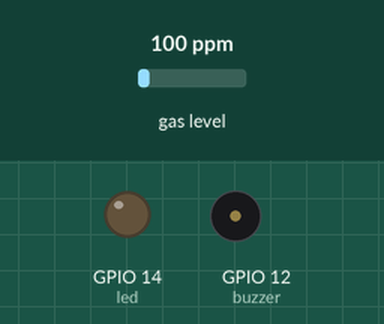
This sketch was run on a simulated ESP32. Shown: output pins drawn as LEDs (lit = HIGH), buzzer (waves = sounding, pin HIGH). The inputs (shaded band) are chosen by the test bench; at power-on: gas level 100 ppm. Nothing arrives over Bluetooth unless stated; pins used as bus, display or sensor lines are not drawn; what the sketch prints to the serial monitor is not drawn.

Above: at 1.7 s.
1.8 s: gas level set to 137 ppm
3.3 s: gas level set to 160 ppm
At 4.6 s:
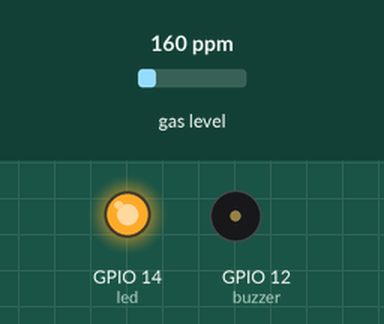
Timing chart, 0 to 6.3 s (numbered marks = the images above; inputs shaded):
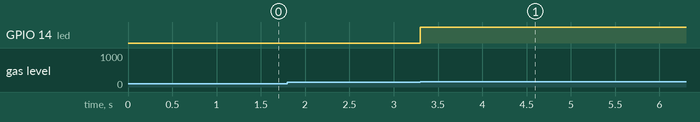

Measured:
- the behaviour switches between 149 and 150 ppm on gas level (found by bisection; images 0 and 1)
- after the input at 3.3 s, GPIO 14 (led): LOW → HIGH at once

The sketch:

esp6_LED_MQ_saja.ino
```cpp
// ini merupakan cript mengirim data sensor gas ke Android melalui boletooth
//
#include "BluetoothSerial.h"
BluetoothSerial SerialBT;
#include <MQ2.h>
        int BTData;
        int pinAout = 12; // pin MQ2
        int lpg_gas, co_gas, smoke_gas;
        int buzzer = 12;
        int led = 14;
        MQ2 mq2(pinAout);

                /* Check  Bluetooth configurations are enabled in the SDK */
                #if !defined(CONFIG_BT_ENABLED) || !defined(CONFIG_BLUEDROID_ENABLED)
                #error // Bluetooth is not enabled! Please run `make menuconfig` to and enable it
                #endif

                void setup()
                {
                  Serial.begin(115200);
                  SerialBT.begin("ESP32 WROOM BOARD");
                  Serial.println("Bluetooth siap untuk di SAMBUNGKAN...");
                   Serial.begin(115200);
                pinMode(buzzer,OUTPUT);
                  pinMode(led,OUTPUT);
                  mq2.begin();
                }

void loop()
{
float* values= mq2.read(true); //jika diset "false" tidak akan dimunculkan di serial monitor

  lpg_gas = mq2.readLPG();
  co_gas = mq2.readCO();
  smoke_gas = mq2.readSmoke();
  Serial.println (lpg_gas);
  Serial.println (co_gas);
  Serial.println (smoke_gas);
  digitalWrite(led,LOW);


  if(SerialBT.available())
   {
BTData = SerialBT.read();
//Serial.write(BTData);
digitalWrite(17, HIGH);
Serial.println (BTData);
SerialBT.println("BTData");
SerialBT.print(BTData);
                  }

 if (lpg_gas<=140){
  digitalWrite(buzzer, LOW);
  digitalWrite(led, LOW);

}
else if (lpg_gas==0.00){
  digitalWrite(buzzer, LOW);
  digitalWrite(led, LOW);

}
else if (lpg_gas>=150){
  digitalWrite(buzzer, HIGH);
  digitalWrite(led, HIGH);
      delay(1500);
}
else {
  digitalWrite(buzzer,LOW);
  digitalWrite(led,LOW);

}
}
```
